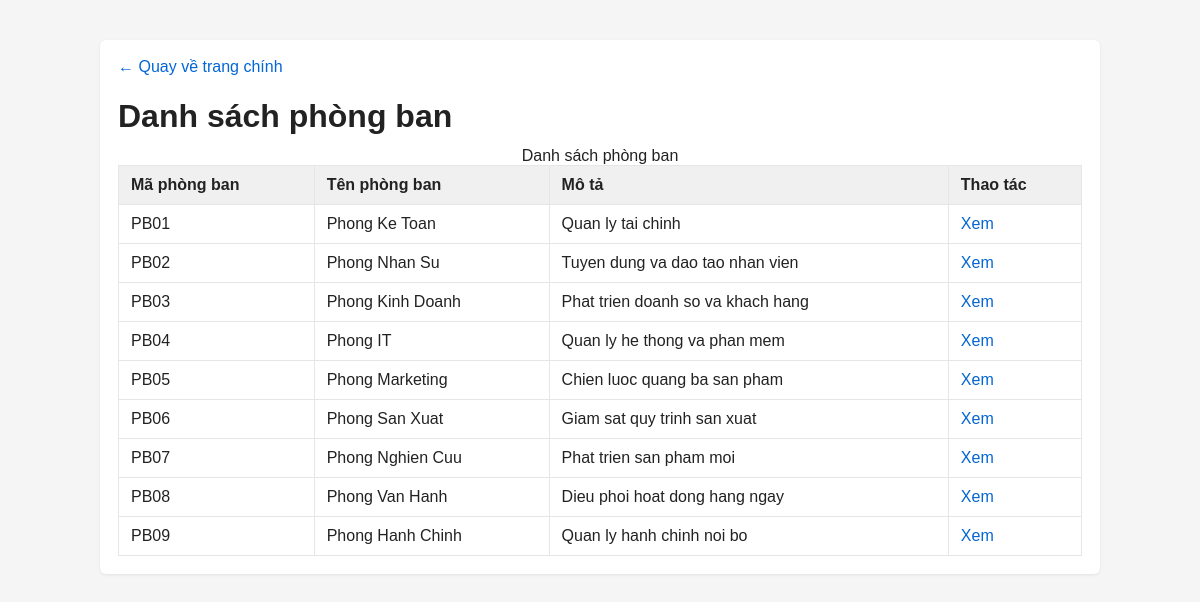
The app's page /QLNV/xemthongtinpb.php with its own data.
### tables this page shows
CREATE TABLE `phongban` (
  `IDPB` varchar(50) NOT NULL,
  `TenPB` varchar(50) DEFAULT NULL,
  `MoTa` varchar(50) DEFAULT NULL
);

### QLNV/xemthongtinpb.php (the view, shortened to what this page needs)
<!DOCTYPE html>
<html lang="vi">
<head>
    <link rel="stylesheet" href="styles.css">
</head>
<body>
    <div class="container">
        <div class="content-wrapper">
            <a href="index.php" class="back-home">← Quay về trang chính</a>
            <h1>Danh sách phòng ban</h1>
            <?php
            $conn = new mysqli("localhost", "root", "", "dulieu");
            $conn->set_charset("utf8");
            $sql = "SELECT * from phongban";
            $result = $conn->query($sql);
            if ($result && $result->num_rows > 0) {
                echo '<div class="table-container">';
                echo '<table>';
                echo '<caption>Danh sách phòng ban</caption>';
                echo '<thead><tr><th>Mã phòng ban</th><th>Tên phòng ban</th><th>Mô tả</th><th>Thao tác</th></tr></thead>';
                echo '<tbody>';
                while ($row = mysqli_fetch_array($result)) {
                    echo '<tr>';
                    echo '<td>' . htmlspecialchars($row['IDPB']) . '</td>';
                    echo '<td>' . htmlspecialchars($row['TenPB']) . '</td>';
                    echo '<td>' . htmlspecialchars($row['MoTa']) . '</td>';
                    echo '<td class="text-center"><a href="xemthongtinNVPB.php?IDPB=' . urlencode($row['IDPB']) . '">Xem</a></td>';
                    echo '</tr>';
                }
                echo '</tbody></table>';
                echo '</div>';
            } else {
                echo '<div class="message info">Không có phòng ban nào.</div>';
            }
            ?>
        </div>
    </div>
</body>
</html>

### QLNV/styles.css (style rules this page uses)
body { font-family: Arial, Helvetica, sans-serif; background-color: #f5f5f5; color: #222; margin: 0; padding: 0; }
a { color: #0366d6; text-decoration: none; }
.container { max-width: 1000px; margin: 24px auto; padding: 16px; }
.content-wrapper { background: #fff; padding: 18px; border-radius: 6px; box-shadow: 0 1px 3px rgba(0,0,0,0.08); }
h1, h2, h3 { margin: 12px 0; }
.table-container { overflow-x: auto; }
table { width: 100%; border-collapse: collapse; background: #fff; }
th, td { padding: 10px 12px; border: 1px solid #e6e6e6; }
th { background: #f0f0f0; text-align: left; }
.back-home { display:inline-block; margin-bottom: 10px; }

### records on screen
phongban: IDPB "PB01", TenPB "Phong Ke Toan", MoTa "Quan ly tai chinh"
phongban: IDPB "PB02", TenPB "Phong Nhan Su", MoTa "Tuyen dung va dao tao nhan vien"
phongban: IDPB "PB03", TenPB "Phong Kinh Doanh", MoTa "Phat trien doanh so va khach hang"
phongban: IDPB "PB04", TenPB "Phong IT", MoTa "Quan ly he thong va phan mem"
phongban: IDPB "PB05", TenPB "Phong Marketing", MoTa "Chien luoc quang ba san pham"
phongban: IDPB "PB06", TenPB "Phong San Xuat", MoTa "Giam sat quy trinh san xuat"
phongban: IDPB "PB07", TenPB "Phong Nghien Cuu", MoTa "Phat trien san pham moi"
phongban: IDPB "PB08", TenPB "Phong Van Hanh", MoTa "Dieu phoi hoat dong hang ngay"
phongban: IDPB "PB09", TenPB "Phong Hanh Chinh", MoTa "Quan ly hanh chinh noi bo"
